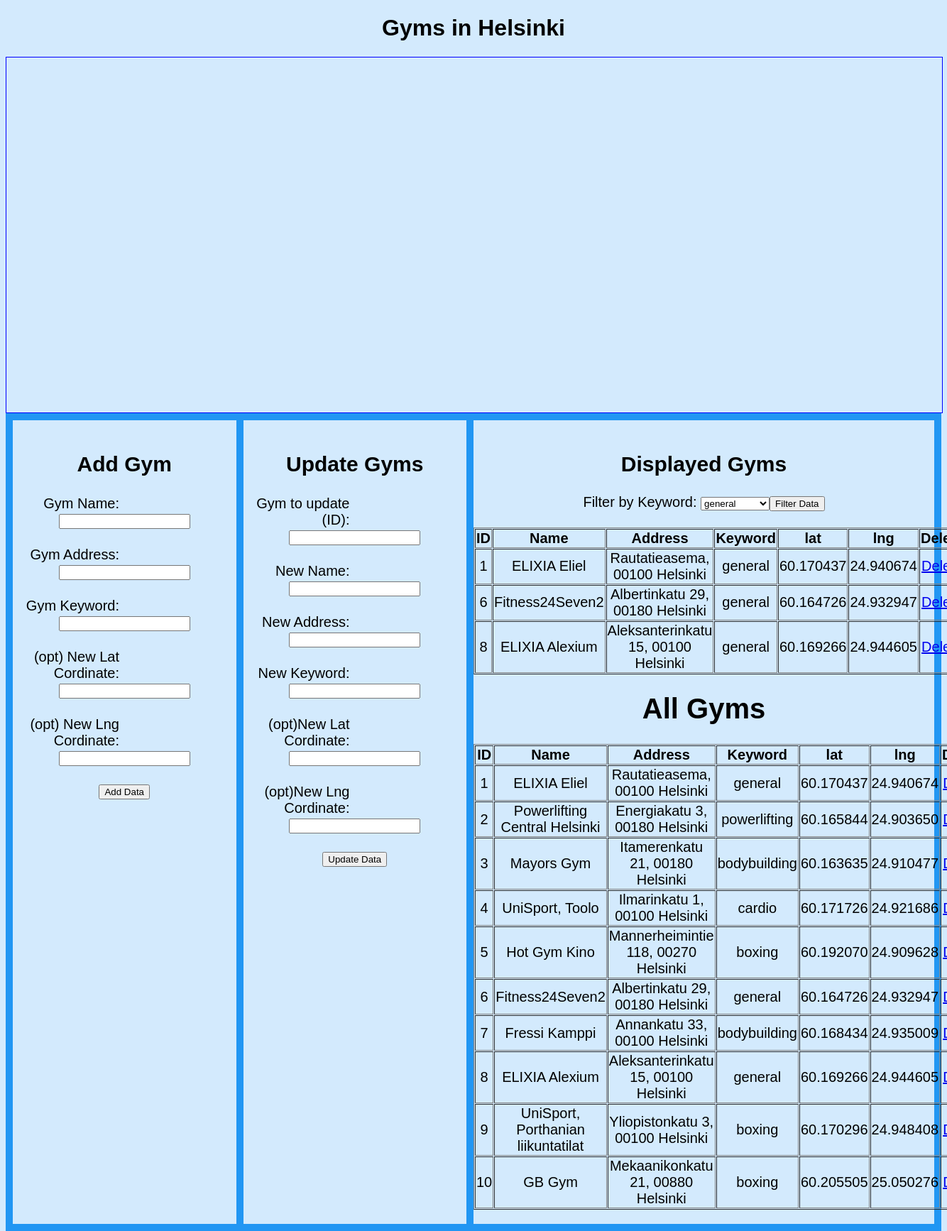
The page / on the database its author committed.
### tables this page shows
CREATE TABLE `gyms` (
  `id` int(4) NOT NULL,
  `name` varchar(100) NOT NULL,
  `address` varchar(150) NOT NULL,
  `keyword` varchar(20) NOT NULL,
  `lat` float(10,6) DEFAULT NULL,
  `lng` float(10,6) DEFAULT NULL,
  `filter` varchar(100) NOT NULL
);

### index.php (the view, shortened to what this page needs)
<!DOCTYPE html>
<html>
	<head>
		<link rel="stylesheet" type="text/css" href="css/googlemap.css">
	</head>
	<body>
	<div class="container">
			<center><h1>Gyms in Helsinki</h1></center>
		<div id="map"></div>
		<div class="grid-container">
			<div>
				<form action="php_add_data_to_mysql_database_table.1.php" method="post" id="updateForm">
					<h2>Add Gym</h2>
					<label for="nameNew">Gym Name:</label>
					<input type="text" name="nameNew" required><br><br>
					<label for="addressNew">Gym Address:</label>
					<input type="text" name="addressNew" required><br><br>
					<label for="keywordNew">Gym Keyword:</label>
					<input type="text" name="keywordNew" required><br><br>
					<label for="latNew">(opt) New Lat Cordinate:</label>
					<input type="text" name="latNew" ><br><br>
					<label for="lngNew">(opt) New Lng Cordinate:</label>
					<input type="text" name="lngNew" ><br><br>
					<input type="submit" name="add" value="Add Data">
				</form>
			</div>
			<div>
				<form action="php_update_data_from_mysql_database_table.php" method="post" id="updateForm">
					<h2>Update Gyms</h2>
					<label for="id">Gym to update (ID):</label>
					<input type="text" name="id" required><br><br>
					<label for="name">New Name:</label>
					<input type="text" name="name" required><br><br>
					<label for="address">New Address:</label>
					<input type="text" name="address" required><br><br>
					<label for="keyword">New Keyword:</label>
					<input type="text" name="keyword" required><br><br>
					<label for="lat">(opt)New Lat Cordinate:</label>
					<input type="text" name="lat" ><br><br>
					<label for="lng">(opt)New Lng Cordinate:</label>
					<input type="text" name="lng" ><br><br>
					<input type="submit" name="update" value="Update Data">
				</form>
			</div>
		<div id="displayGym">
			<h2>Displayed Gyms</h2>
			<form action="php_filter.php" method="post" id="filterForm">
			Filter by Keyword: <select  selected="selected" name="filterInput">
			<?php
				$hostname = "localhost";
				$username = "root";
				$password = "";
				$databaseName = "fitness";
				$con = mysqli_connect($hostname, $username, $password, $databaseName);
				mysqli_select_db($con,'fitness');
				$sql = "SELECT DISTINCT keyword FROM gyms";
				$records = mysqli_query($con,$sql);
				while ($row = mysqli_fetch_array($records))
					{
						$keyword = $row['keyword'];
						echo "<option value='$keyword'>$keyword</option>";
					}
			?>
					<input type="submit" name="filterSubmit" value="Filter Data"><br><br>
					</form>
					<table border=1 cellpadding=1 cellspacing=1>
						<tr>
							<th>ID</th>
							<th>Name</th>
							<th>Address</th>
							<th>Keyword</th>
							<th>lat</th>
							<th>lng</th>
							<th>Delete</th>
						</tr>
			<?php
				$hostname = "localhost";
				$username = "root";
				$password = "";
				$databaseName = "fitness";
					$con = mysqli_connect($hostname, $username, $password, $databaseName);
					mysqli_select_db($con,'fitness');
					$sql = "SELECT * FROM gyms WHERE filter = keyword";
					$records = mysqli_query($con,$sql);
					while ($row = mysqli_fetch_array($records))
						{
							echo "<tr>";
							echo "<td>".$row['id']."</td>";
							echo "<td>".$row['name']."</td>";
							echo "<td>".$row['address']."</td>";
							echo "<td>".$row['keyword']."</td>";
							echo "<td>".$row['lat']."</td>";
							echo "<td>".$row['lng']."</td>";
							echo "<td><a href=delete.php?id=".$row['id'].">Delete</a></td>";
						}
			?>
					</table>
						<div id="keywordDisplay">
						<h1>All Gyms</h1>
							<table border=1 cellpadding=1 cellspacing=1>
							<tr>
								<th>ID</th>
								<th>Name</th>
								<th>Address</th>
								<th>Keyword</th>
								<th>lat</th>
								<th>lng</th>
								<th>Delete</th>
							</tr>
						<?php
							$hostname = "localhost";
							$username = "root";
							$password = "";
							$databaseName = "fitness";
							$con = mysqli_connect($hostname, $username, $password, $databaseName);
							mysqli_select_db($con,'fitness');
							$sql = "SELECT * FROM gyms";
							$records = mysqli_query($con,$sql);
							while ($row = mysqli_fetch_array($records))
							{
								echo "<tr>";
								echo "<td>".$row['id']."</td>";
								echo "<td>".$row['name']."</td>";
								echo "<td>".$row['address']."</td>";
								echo "<td>".$row['keyword']."</td>";
								echo "<td>".$row['lat']."</td>";
								echo "<td>".$row['lng']."</td>";
								echo "<td><a href=delete.php?id=".$row['id'].">Delete</a></td>";
							}
						?>
					</table>
				</div>
				</div>
					</div>
	</div>
	</body>
</html>

### css/googlemap.css (style rules this page uses)
.grid-container { display: grid; grid-template-columns: auto auto 50%; grid-gap: 10px; background-color: #2196F3; padding: 10px; }
.grid-container > div { background-color: #D3EAFD; text-align: center; padding: 20px 0; font-size: 20px; }
label { float:left; width:150px; text-align: right; padding-right: 12px; margin-top: 2px; clear:left; }
th { width: 200px; }
body { background-color: #D3EAFD; font-family: Helvetica; }
h1, h2 { font-family: Helvetica; }

### index.php (style rules this page uses)
.container { height: 500px; }
#map { width: 100%; height: 100%; border: 1px solid blue; margin: 0 auto; }

### rows shown on the page
gyms: id "1", name "ELIXIA Eliel", address "Rautatieasema, 00100 Helsinki", keyword "general", lat "60.170437", lng "24.940674"
gyms: id "6", name "Fitness24Seven2", address "Albertinkatu 29, 00180 Helsinki", keyword "general", lat "60.164726", lng "24.932947"
gyms: id "8", name "ELIXIA Alexium", address "Aleksanterinkatu 15, 00100 Helsinki", keyword "general", lat "60.169266", lng "24.944605"
gyms: id "2", name "Powerlifting Central Helsinki", address "Energiakatu 3, 00180 Helsinki", keyword "powerlifting", lat "60.165844", lng "24.903650"
gyms: id "3", name "Mayors Gym", address "Itamerenkatu 21, 00180 Helsinki", keyword "bodybuilding", lat "60.163635", lng "24.910477"
gyms: id "4", name "UniSport, Toolo", address "Ilmarinkatu 1, 00100 Helsinki", keyword "cardio", lat "60.171726", lng "24.921686"
gyms: id "5", name "Hot Gym Kino", address "Mannerheimintie 118, 00270 Helsinki", keyword "boxing", lat "60.192070", lng "24.909628"
gyms: id "7", name "Fressi Kamppi", address "Annankatu 33, 00100 Helsinki", keyword "bodybuilding", lat "60.168434", lng "24.935009"
gyms: id "9", name "UniSport, Porthanian liikuntatilat", address "Yliopistonkatu 3, 00100 Helsinki", keyword "boxing", lat "60.170296", lng "24.948408"
gyms: id "10", name "GB Gym", address "Mekaanikonkatu 21, 00880 Helsinki", keyword "boxing", lat "60.205505", lng "25.050276"

### other values the page prints
form field filterInput "general"
